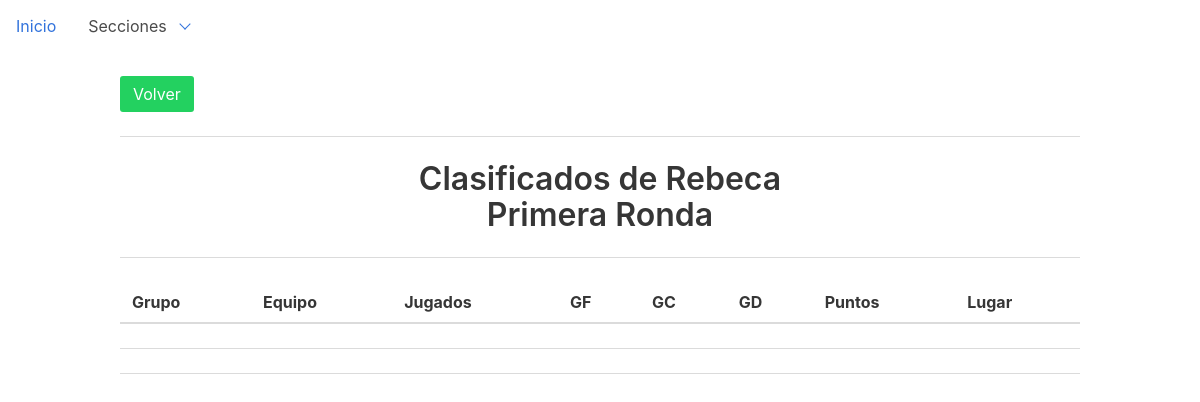
/dashboard/gamblers/35/qualified, run on an earlier commit of the app's database.
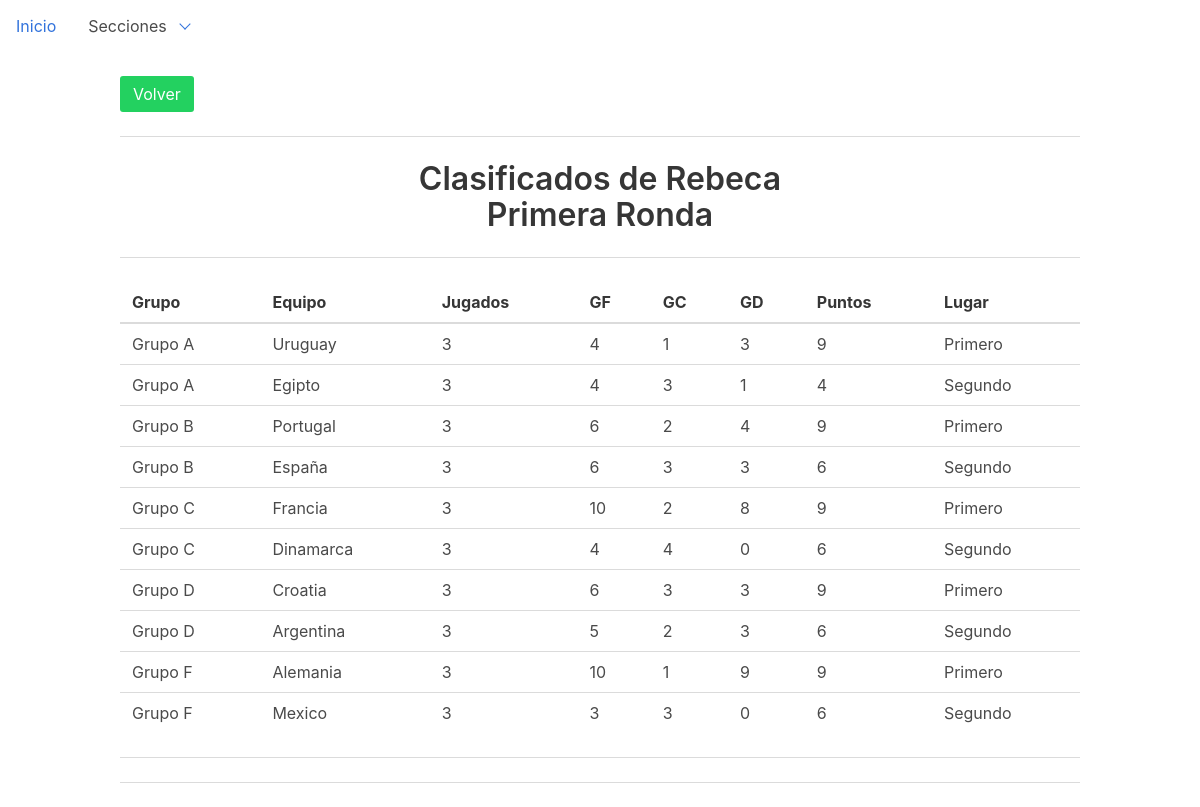
And on a later commit of the database.
### dashboard/models.py (models this page shows, shortened)
class Round(models.Model):
    ROUND_CHOICES = (
        ('1', 'Primera fase'),
        ('2', 'Octavos'),
        ('3', 'Cuarto'),
        ('4', 'Semifinales'),
        ('5', 'Tercer lugar'),
        ('6', 'Finales'),
    )
    stage = models.CharField(choices=ROUND_CHOICES, max_length=1, default='1')
    played_matches = models.IntegerField(default=0)
    won = models.IntegerField(default=0)
    draw = models.IntegerField(default=0)
    lose = models.IntegerField(default=0)
    points = models.IntegerField(default=0)
    goals_for = models.IntegerField(default=0)
    goals_against = models.IntegerField(default=0)
    goals_difference = models.IntegerField(default=0)
    position = models.CharField(default="", max_length=24)
    source = models.ForeignKey('Gambler', on_delete=models.DO_NOTHING, null=True)
    done = models.BooleanField(default=False)
    team = models.ForeignKey('Team', on_delete=models.DO_NOTHING)
    class Meta:
        ordering = ["stage", "team__group"]

class Team(models.Model):
    GROUP_CHOICES = (
        ('A', 'Grupo A'),
        ('B', 'Grupo B'),
        ('C', 'Grupo C'),
        ('D', 'Grupo D'),
        ('E', 'Grupo E'),
        ('F', 'Grupo F'),
        ('G', 'Grupo G'),
        ('H', 'Grupo H'),
    )
    group = models.CharField(choices=GROUP_CHOICES, max_length=1, null=True, default='A')
    name = models.CharField(max_length=32)
    code = models.CharField(max_length=32)
    cups = models.IntegerField(default=0)
    finals = models.IntegerField(default=0)
    semifinals = models.IntegerField(default=0)
    class Meta:
        ordering = ["name"]
    def __str__(self):
        return self.name

### dashboard/views.py (the view)
# urls.py: url(r'^gamblers/(?P<pk>\d+)/qualified$', views.qualified_gambler, name='gambler-qualified'),
def qualified_gambler(request, pk):
    gambler = Gambler.objects.get(pk=pk)
    qualified_list = Round.objects.filter(
        Q(position__startswith="Primero", source__name__startswith=gambler.name) | Q(position__startswith="Segundo",
                                                                                     source__name__startswith=gambler.name)).order_by(
        "team__group", "position")
    template = loader.get_template('dashboard/gambler_detail_qualified.html')
    context = {
        'qualified_list': qualified_list,
        'gambler': gambler,
    }
    return HttpResponse(template.render(context, request))

### templates/dashboard/gambler_detail_qualified.html (shortened to what this page needs)
{% extends 'base.html' %}
{% load custom_tags %}
{% block content %}
    <a class="button is-success" href="{% url 'gambler-detail' gambler.pk %}">Volver</a>
    <hr>
    <div class="level">
        <div class="level-item has-text-centered">
            <div>
                <div>
            <p class="title">
                Clasificados de {{ gambler.name }} <br/>
                Primera Ronda
            </p>
        </div>
            </div>
        </div>
    </div>
    <hr>
    <div class="level">
        <table class="sortable">
            <thead>
            <tr>
                <th>Grupo</th>
                <th>Equipo</th>
                <th>Jugados</th>
                <th>GF</th>
                <th>GC</th>
                <th>GD</th>
                <th>Puntos</th>
                <th>Lugar</th>
            </tr>
            </thead>
            <tbody>
            {% for qualified in qualified_list %}
                <tr>
                    <td>{{ qualified.team.get_group_display }}</td>
                    <td>{{ qualified.team }}</td>
                    <td>{{ qualified.played_matches }}</td>
                    <td>{{ qualified.goals_for }}</td>
                    <td>{{ qualified.goals_against }}</td>
                    <td>{{ qualified.goals_difference }}</td>
                    <td>{{ qualified.points }}</td>
                    <td>{{ qualified.position }}</td>
                </tr>
            {% endfor %}
            </tbody>
        </table>
    </div>
    <hr>
    <hr>
{% endblock %}

What changed in the data, as far as the page shows it:
now on this page (row edited): Round: team.group "Grupo A", team "Uruguay", played_matches "3", goals_for "4", goals_against "1", goals_difference "3", points "9", position "Primero"
now on this page (row edited): Round: team.group "Grupo A", team "Egipto", played_matches "3", goals_for "4", goals_against "3", goals_difference "1", points "4", position "Segundo"
now on this page (row edited): Round: team.group "Grupo B", team "Portugal", played_matches "3", goals_for "6", goals_against "2", goals_difference "4", points "9", position "Primero"
now on this page (row edited): Round: team.group "Grupo B", team "España", played_matches "3", goals_for "6", goals_against "3", goals_difference "3", points "6", position "Segundo"
now on this page (row edited): Round: team.group "Grupo C", team "Francia", played_matches "3", goals_for "10", goals_against "2", goals_difference "8", points "9", position "Primero"
now on this page (row edited): Round: team.group "Grupo C", team "Dinamarca", played_matches "3", goals_for "4", goals_against "4", goals_difference "0", points "6", position "Segundo"
now on this page (row edited): Round: team.group "Grupo D", team "Croatia", played_matches "3", goals_for "6", goals_against "3", goals_difference "3", points "9", position "Primero"
now on this page (row edited): Round: team.group "Grupo D", team "Argentina", played_matches "3", goals_for "5", goals_against "2", goals_difference "3", points "6", position "Segundo"
added Round: team.group "Grupo F", team "Alemania", played_matches "3", goals_for "10", goals_against "1", goals_difference "9", points "9", position "Primero"
added Round: team.group "Grupo F", team "Mexico", played_matches "3", goals_for "3", goals_against "3", goals_difference "0", points "6", position "Segundo"
